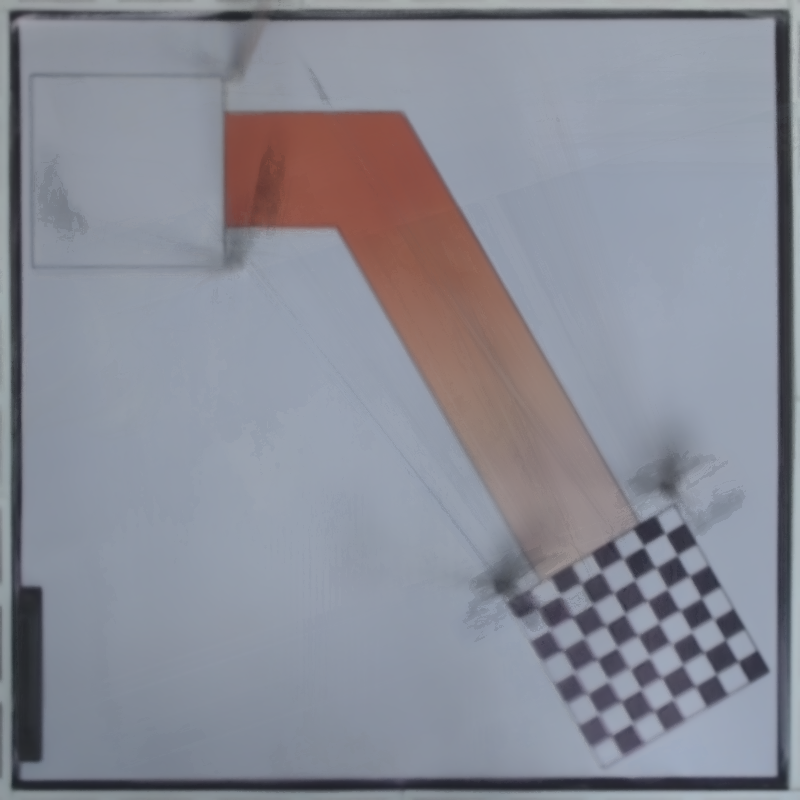
#> input picture img/Real6.png, 800 x 800 px
$ python Kmean_segmentation.py
#> lines starting #> are read from the running program, lines starting #| are printed output that depends on the picture
import cv2
import numpy as np
import matplotlib.pyplot as plt


K = 3
attempts=10

img = cv2.imread("./img/Real6.png")
#> img is the input picture: shape (800, 800, 3); mean B, G, R 150.3, 139.8, 137.5
gray = cv2.cvtColor(img,cv2.COLOR_BGR2GRAY)
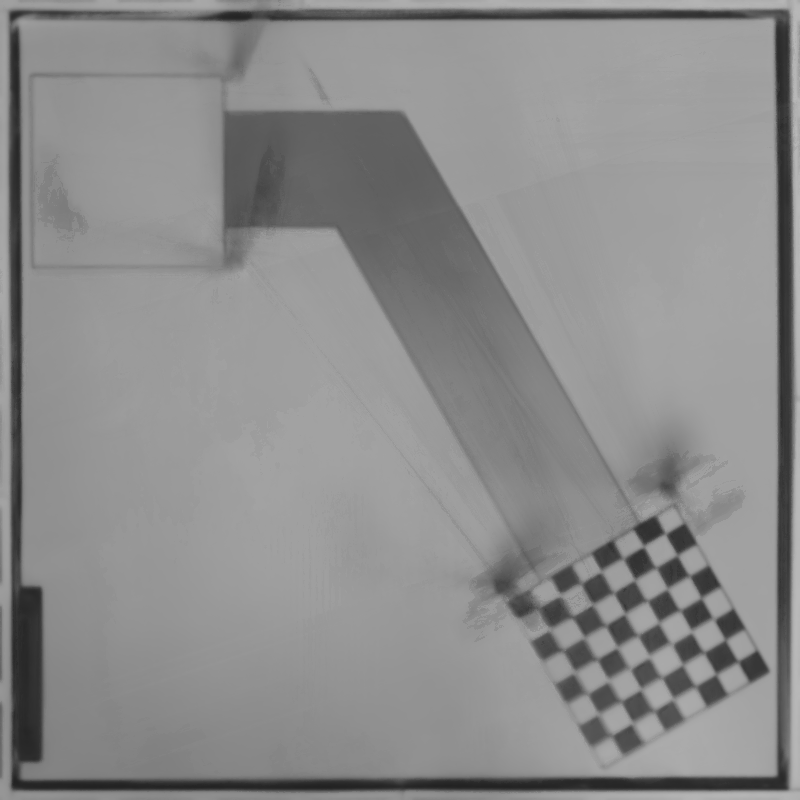
#> gray: shape (800, 800); min 34, max 186, mean 140.3
img=cv2.cvtColor(img,cv2.COLOR_BGR2HSV)
#> img: shape (800, 800, 3); mean H, S, V 101.2, 37.7, 155.1

H, S, V = cv2.split(img)
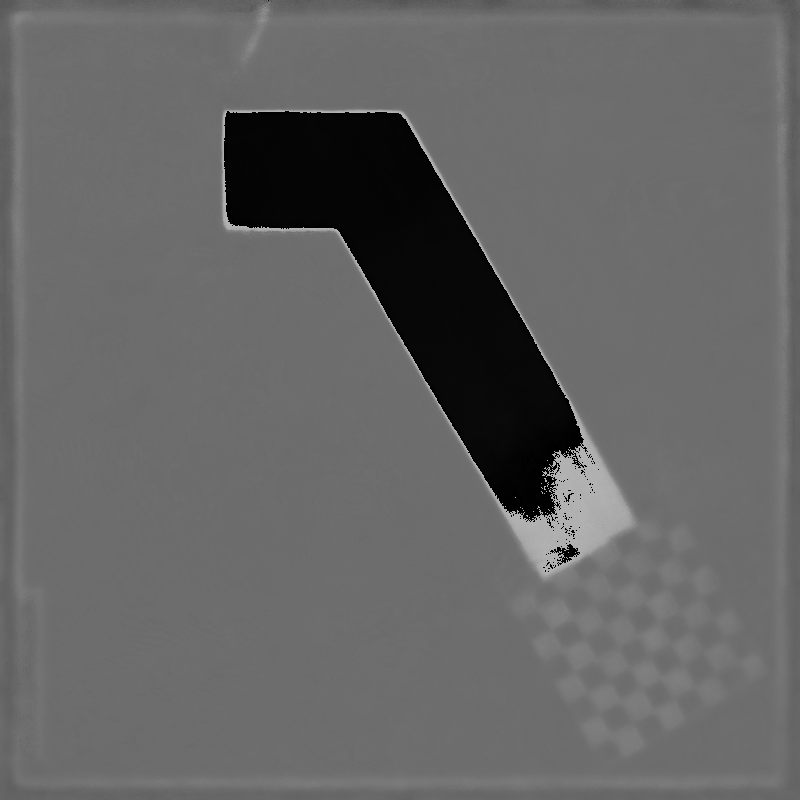
#> H: shape (800, 800); min 0, max 179, mean 101.2
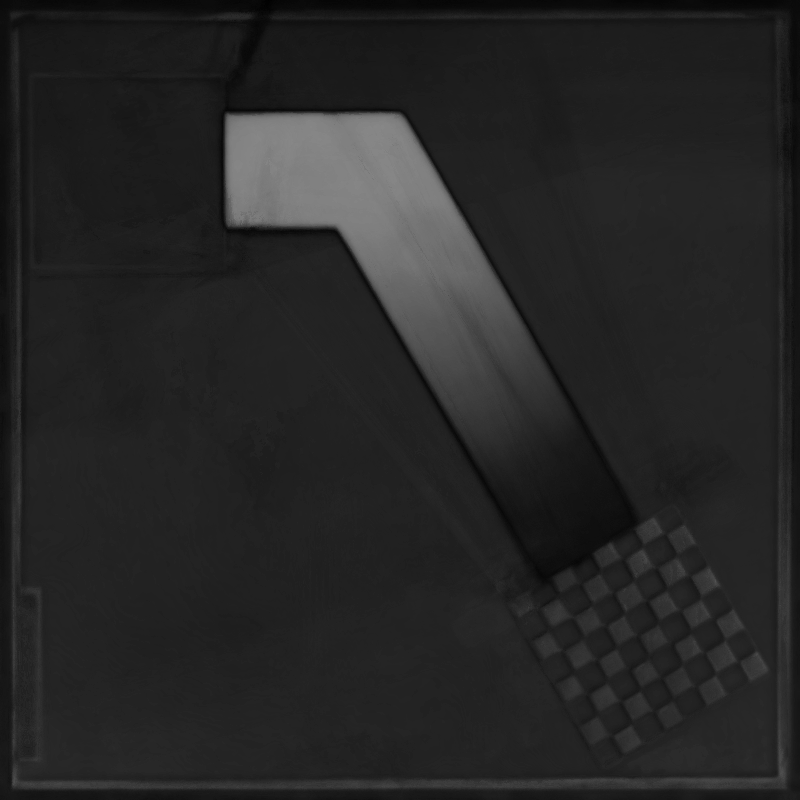
#> S: shape (800, 800); min 0, max 136, mean 37.7
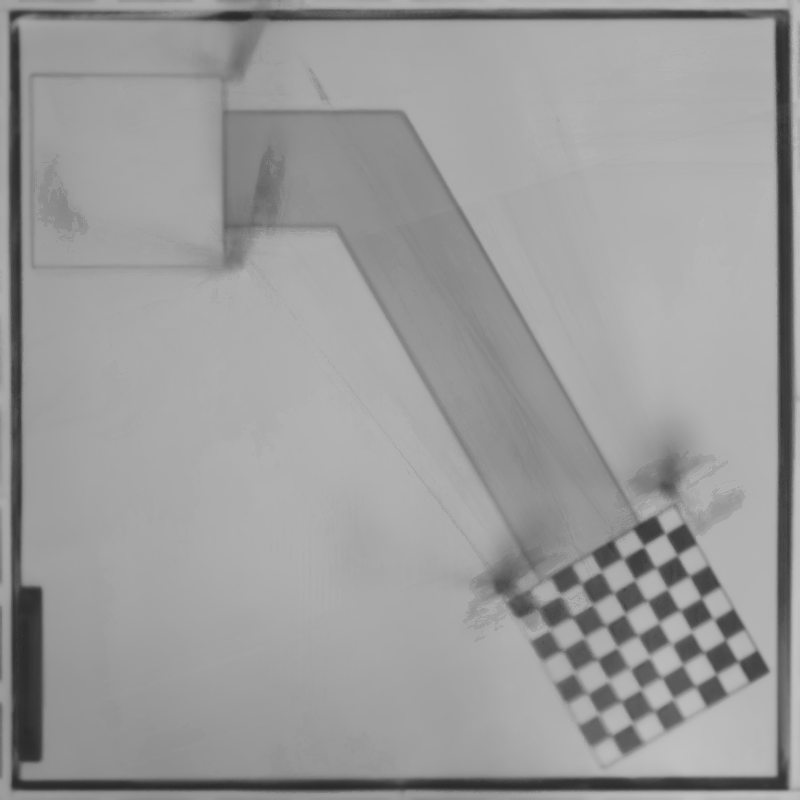
#> V: shape (800, 800); min 41, max 195, mean 155.1

# vectorized = S.reshape((-1,3)) # 3-channels
vectorized = H.reshape((-1,1))
vectorized = np.float32(vectorized)
criteria = (cv2.TERM_CRITERIA_EPS + cv2.TERM_CRITERIA_MAX_ITER, 10, 1.0)

ret,label,center=cv2.kmeans(vectorized,K,None,criteria,attempts,cv2.KMEANS_PP_CENTERS) #  cv.KMEANS_PP_CENTERS and cv.KMEANS_RANDOM_CENTERS.
#> ret = 10669779.1; center = [5.49, 109.4, 171.2]
center = np.uint8(center)
#> center = [5, 109, 171]
res = center[label.flatten()]
result_image = res.reshape((img.shape[:2]))

figure_size = 15
plt.figure(figsize=(figure_size,figure_size))
plt.subplot(1,2,1),plt.imshow(img)
plt.title('Original Image'), plt.xticks([]), plt.yticks([])
plt.subplot(1,2,2),plt.imshow(result_image)
plt.title('Segmented Image when K = %i' % K), plt.xticks([]), plt.yticks([])
plt.show()
